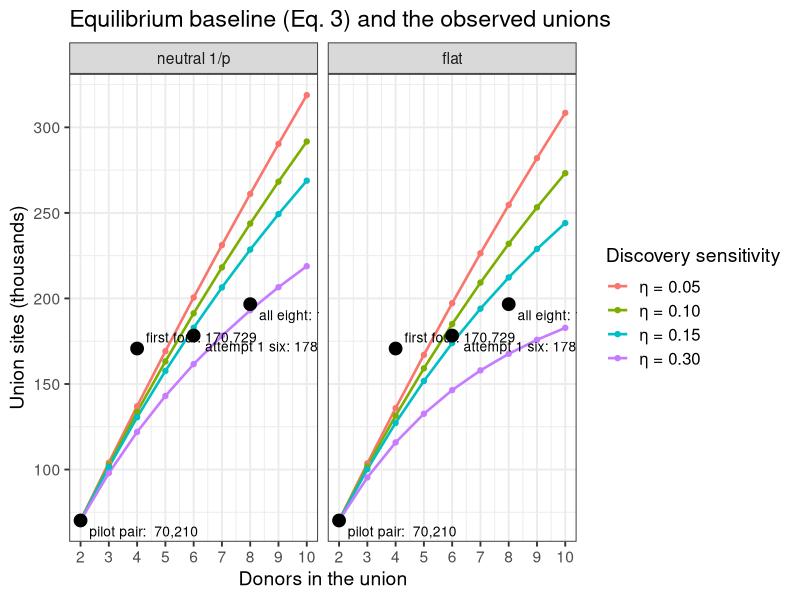
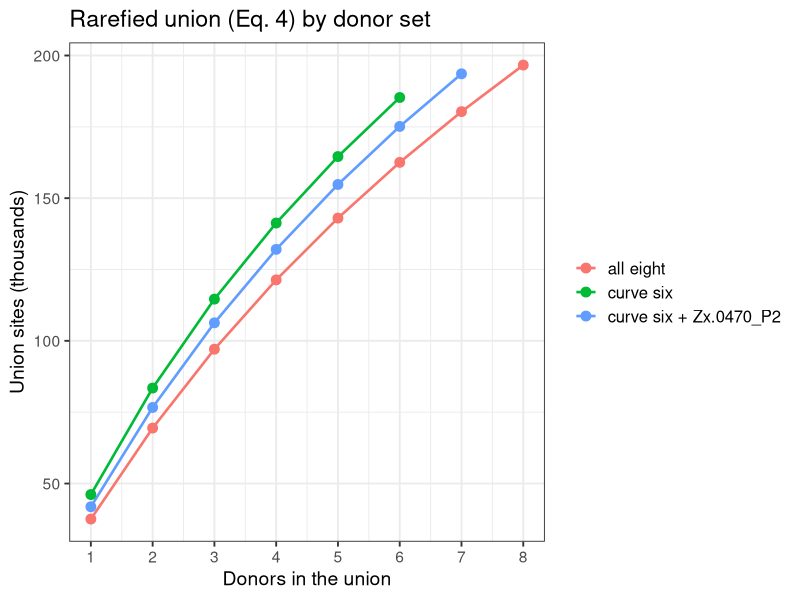
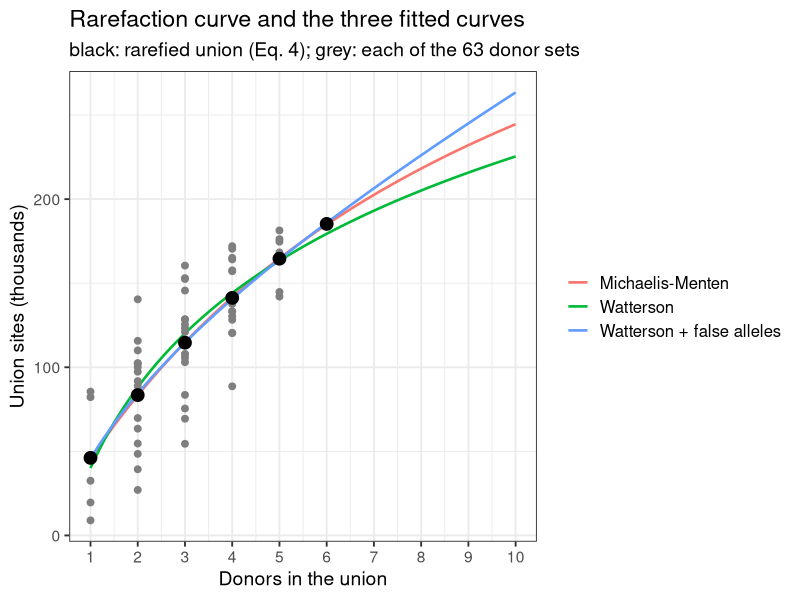
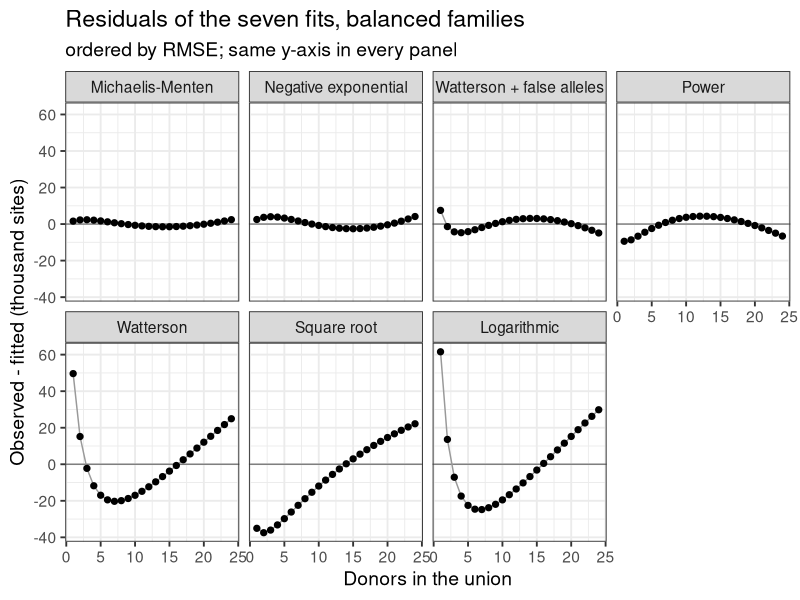
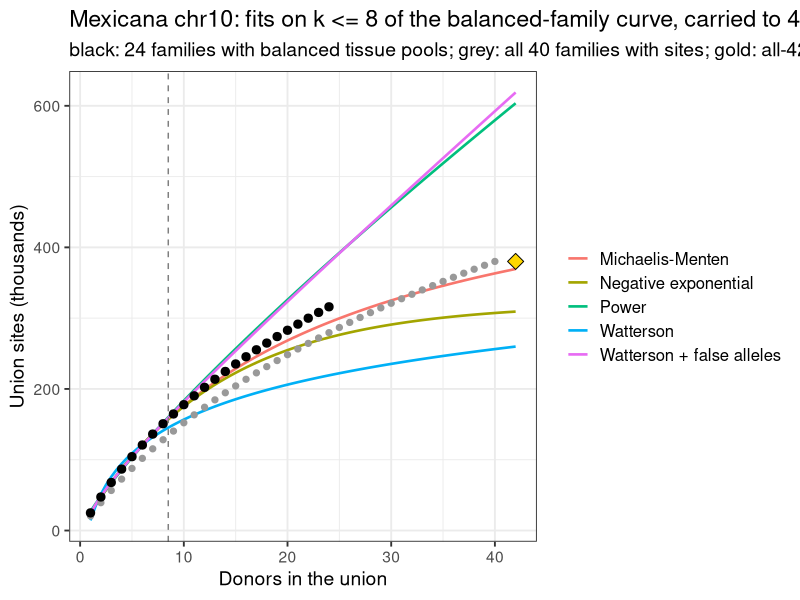
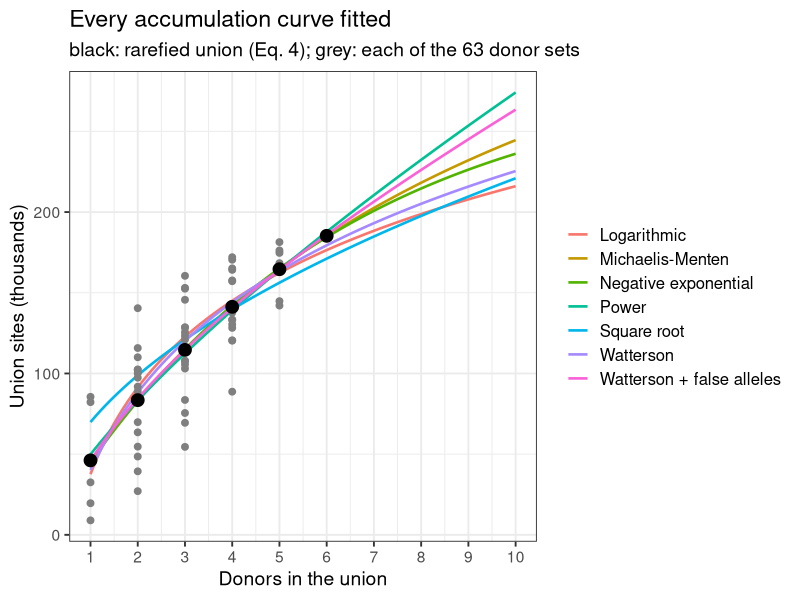

Write the R code that produced these figures, in order.
## ---- chunk 1
library(data.table)
library(ggplot2)
options(knitr.kable.NA = "")
theme_set(theme_bw(base_size = 14) + theme(legend.text = element_text(size = 12)))
## ---- chunk 2
knitr::kable(data.table(
  taxon = c("mexicana", "parviglumis", "diploperennis", "luxurians", "huehuetenangensis"),
  donors = c(43, 40, 6, 5, 2),
  `mexicana donors by race` = c("Mesa Central 21, Chalco 14, Durango 5, Nobogame 3", "", "", "", "")
))
## ---- chunk 3
chen <- data.table(
  taxon = c("mexicana", "parviglumis", "diploperennis", "perennis", "luxurians", "nicaraguensis", "huehuetenangensis"),
  accessions = c(81, 70, 20, 19, 14, 14, 5),
  snps_M = c(31.32, 41.51, 11.66, 15.29, 9.04, 7.41, 7.99),
  taxon_specific_M = c(4.26, 5.97, 1.13, 1.70, 0.48, 0.37, 0.64),
  specific_downsampled_M = c(1.82, 1.14, 1.06, 1.70, 0.58, 0.41, 1.00),
  pi = c(0.00804, 0.00847, 0.00629, 0.01038, 0.00592, 0.00543, 0.00572),
  fst_mexicana = c(NA, 0.068, 0.277, 0.277, 0.290, 0.270, 0.248),
  fst_maize = c(0.158, 0.101, 0.356, 0.354, 0.364, 0.342, 0.330)
)
knitr::kable(chen, digits = 5, col.names = c(
  "taxon", "accessions", "SNPs (M)", "taxon-specific SNPs (M)",
  "taxon-specific, downsampled (M)", "π per bp", "F_ST with mexicana",
  "F_ST with maize"
))
## ---- chunk 4
# donors in the column order of patterns_8donors.tsv
donors <- data.table(
  donor = c(
    "Zx.0540_P3", "Zx.0570_P2", "Zx.0550_P4", "Zx.0580_P2", "Zx.0500_P2", "Zx.0090_P2", "Zx.0470_P2", "Zx.0160_P2"
  ),
  race = c("Durango", "Nobogame", "Durango", "Nobogame", "Mesa Central", "Chalco", "Mesa Central", "Chalco"),
  own_sites = c(32750, 48251, 85952, 82601, 9060, 7482, 16283, 19767),
  status = c(rep("on the curve", 5), rep("off the curve", 2), "on the curve")
)
good <- which(donors$status == "on the curve")
unions <- data.table(
  set = c("pilot pair", "first four", "attempt 1 six", "all eight"),
  donors = c(2, 4, 6, 8), sites = c(70210, 170729, 178300, 196645)
)
pat <- fread("union_rarefaction/patterns_8donors.tsv",
  header = FALSE, col.names = c("pattern", "n"),
  colClasses = c("character", "numeric")
)
z <- do.call(rbind, lapply(strsplit(pat$pattern, ""), as.integer))
## ---- chunk 5
g <- (1:2000) / 2000
g1 <- head(g, -1)
spectra <- list(`neutral 1/p` = (1 / g1) / sum(1 / g1), flat = rep(1 / length(g1), length(g1)))
afs <- rbindlist(lapply(names(spectra), function(k) {
  rbindlist(lapply(c(0.05, 0.1, 0.15, 0.3), function(eta) {
    eu <- sapply(1:10, function(n) sum(spectra[[k]] * (1 - (1 - eta * g1)^n)))
    data.table(spectrum = k, eta = sprintf("η = %.2f", eta), donors = 2:10, sites = unions$sites[1] * eu[2:10] / eu[2])
  }))
}))
afs[, spectrum := factor(spectrum, levels = names(spectra))]
lab <- unions[, .(donors, sites, label = paste0(set, ": ", format(sites, big.mark = ",")), vj = c(1.6, -0.6, 1.6, 1.6))]
union_of <- function(s) unions[set == s, sites]
plot_curves <- function(curves, title, colour) {
  ggplot(curves, aes(donors, sites / 1e3, colour = eta)) +
    geom_line(linewidth = 0.9) +
    geom_point(size = 1.5) +
    geom_point(data = lab, aes(donors, sites / 1e3), inherit.aes = FALSE, size = 4, shape = 21, fill = "black") +
    geom_text(
      data = lab, aes(donors, sites / 1e3, label = label, vjust = vj), inherit.aes = FALSE, hjust = -0.08,
      size = 3.5
    ) +
    scale_x_continuous(breaks = 1:10) +
    labs(title = title, x = "Donors in the union", y = "Union sites (thousands)", colour = colour)
}
plot_curves(afs, "Equilibrium baseline (Eq. 3) and the observed unions", "Discovery sensitivity") +
  facet_wrap(~spectrum)
## ---- chunk 6
knitr::kable(donors, format.args = list(big.mark = ","), col.names = c("donor", "race", "own tier-A sites", "status"))
knitr::kable(unions, format.args = list(big.mark = ","), col.names = c("union (pipeline)", "donors", "union sites"))
pat6 <- data.table(pattern = apply(z[, good], 1, paste, collapse = ""), n = pat$n)[pattern != "000000", .(n = sum(n)),
  by = pattern
]
knitr::kable(pat6[order(-n)],
  format.args = list(big.mark = ","),
  col.names = c(paste("pattern z,", paste(donors$donor[good], collapse = " ")), "union sites")
)
## ---- chunk 7
rarefy <- function(members) {
  subsets <- unlist(lapply(seq_along(members), function(n) combn(members, n, simplify = FALSE)), recursive = FALSE)
  rbindlist(lapply(subsets, function(d) {
    data.table(
      donors = length(d), set = paste(donors$donor[d], collapse = " + "),
      sites = sum(pat$n[apply(z[, d, drop = FALSE], 1, max) == 1])
    )
  }))
}
sub_dt <- rarefy(good)
rare <- sub_dt[, .(sites = mean(sites)), by = donors]
sets <- list(`curve six` = good, `curve six + Zx.0470_P2` = c(good, 7), `all eight` = seq_len(8))
rare_sets <- rbindlist(lapply(sets, function(m) rarefy(m)[, .(sites = mean(sites)), by = donors]), idcol = "donor set")
knitr::kable(dcast(rare_sets, donors ~ `donor set`, value.var = "sites")[, c("donors", names(sets)), with = FALSE],
  digits = 0, format.args = list(big.mark = ",")
)
## ---- chunk 8
ggplot(rare_sets, aes(donors, sites / 1e3, colour = `donor set`)) +
  geom_line(linewidth = 0.9) +
  geom_point(size = 3) +
  scale_x_continuous(breaks = 1:8) +
  labs(
    title = "Rarefied union (Eq. 4) by donor set", x = "Donors in the union", y = "Union sites (thousands)",
    colour = NULL
  )
## ---- chunk 9
union_set <- function(m) sum(pat$n[apply(z[, m, drop = FALSE], 1, max) == 1])
adds <- data.table(
  set = c("curve six", "+ Zx.0470_P2", "+ Zx.0090_P2", "+ Zx.0470_P2 and Zx.0090_P2"),
  sites = c(union_set(good), union_set(c(good, 7)), union_set(c(good, 6)), union_set(c(good, 6, 7)))
)
adds[, added := sites - union_set(good)]
adds[1, added := NA]
knitr::kable(adds, format.args = list(big.mark = ","), col.names = c("union", "sites", "added to the curve six"))
## ---- chunk 10
# harmonic number H_n, continuous in n: digamma(n + 1) + Euler's gamma
harm <- function(n) digamma(n + 1) - digamma(1)
models <- list(
  `Michaelis-Menten` = list(f = sites ~ um * donors / (k + donors), start = list(um = 3e5, k = 4)),
  `Watterson + false alleles` = list(
    f = sites ~ cc + th * harm(donors) + eps * donors,
    start = list(cc = 1e4, th = 5e4, eps = 1e4)
  ),
  Watterson = list(f = sites ~ cc + th * harm(donors), start = list(cc = 1e4, th = 5e4)),
  Logarithmic = list(f = sites ~ a + b * log(donors), start = list(a = 5e4, b = 5e4)),
  Power = list(f = sites ~ a * donors^b, start = list(a = 6e4, b = 0.7)),
  `Square root` = list(f = sites ~ a * sqrt(donors), start = list(a = 6e4)),
  `Negative exponential` = list(f = sites ~ um * (1 - exp(-k * donors)), start = list(um = 3e5, k = 0.2))
)
sym <- c(cc = "c", th = "θ_η", eps = "ε_f", um = "U_∞", k = "K", a = "a", b = "b")
emp <- lapply(models, function(m) nls(m$f, data = rare, start = m$start, control = nls.control(maxiter = 500)))
emp_table <- rbindlist(lapply(names(emp), function(k) {
  cf <- coef(emp[[k]])
  data.table(
    model = k, parameters = paste(sprintf("%s = %s", sym[names(cf)], signif(cf, 3)), collapse = ", "),
    rmse = sqrt(mean(residuals(emp[[k]])^2)),
    at_10 = predict(emp[[k]], data.table(donors = 10))
  )
}))
plot_fits <- function(keep, title) {
  cv <- rbindlist(lapply(keep, function(k) {
    data.table(model = k, donors = seq(1, 10, 0.1), sites = predict(emp[[k]], data.table(donors = seq(1, 10, 0.1))))
  }))
  ggplot(cv, aes(donors, sites / 1e3, colour = model)) +
    geom_line(linewidth = 0.9) +
    geom_point(data = sub_dt, aes(donors, sites / 1e3), inherit.aes = FALSE, colour = "grey50", size = 2) +
    geom_point(data = rare, aes(donors, sites / 1e3), inherit.aes = FALSE, size = 4, shape = 21, fill = "black") +
    scale_x_continuous(breaks = 1:10) +
    labs(
      title = title, subtitle = sprintf("black: rarefied union (Eq. 4); grey: each of the %d donor sets", nrow(sub_dt)),
      x = "Donors in the union", y = "Union sites (thousands)", colour = NULL
    )
}
mm <- coef(emp$`Michaelis-Menten`)
wf <- coef(emp$`Watterson + false alleles`)
# range of the predictions at 10 donors over a group of models, in thousands
at10 <- function(keep) paste(round(range(emp_table[model %in% keep, at_10]) / 1e3), collapse = "-")
fading <- c("Logarithmic", "Negative exponential", "Watterson", "Michaelis-Menten")
lasting <- c("Watterson + false alleles", "Power")
## ---- chunk 11
wa <- coef(emp$Watterson)
wa_res <- round(residuals(emp$Watterson))
## ---- chunk 12
wf_cor <- cov2cor(vcov(emp$`Watterson + false alleles`))
wf_se <- summary(emp$`Watterson + false alleles`)$coefficients[, 2]
## ---- chunk 13
main_models <- c("Michaelis-Menten", "Watterson", "Watterson + false alleles")
plot_fits(main_models, "Rarefaction curve and the three fitted curves")
## ---- chunk 14
knitr::kable(emp_table[model %in% main_models],
  digits = 0, format.args = list(big.mark = ","),
  col.names = c("model", "fitted parameters", "RMSE (sites)", "predicted at 10 donors")
)
proj <- data.table(donors = c(5, 6, 10, 20, 43))
proj[, `:=`(
  mm = predict(emp$`Michaelis-Menten`, proj), watterson = predict(emp$Watterson, proj),
  wf = predict(emp$`Watterson + false alleles`, proj),
  wf_real = wf[["cc"]] + wf[["th"]] * harm(donors), wf_false = wf[["eps"]] * donors
)]
knitr::kable(proj,
  digits = 0, format.args = list(big.mark = ","),
  col.names = c(
    "donors", "Michaelis-Menten", "Watterson", "Watterson + false alleles",
    "of which c + θ_η H_n", "of which ε_f n"
  )
)
## ---- chunk 15
mm_real <- nls(sites ~ um * donors / (k + donors),
  data = rare[, .(donors, sites = wf[["cc"]] + wf[["th"]] * harm(donors))],
  start = list(um = 3e5, k = 4)
)
mm_split <- rbindlist(
  lapply(
    list(`full curve (real + false)` = emp$`Michaelis-Menten`, `real-allele part only` = mm_real),
    function(m) data.table(um = coef(m)[["um"]], k = coef(m)[["k"]], slope = coef(m)[["um"]] / coef(m)[["k"]])
  ),
  idcol = "fitted to"
)
knitr::kable(mm_split,
  digits = c(0, 0, 1, 0), format.args = list(big.mark = ","),
  col.names = c("Eq. 5 fitted to", "U_∞", "K", "initial gain U_∞ / K")
)
## ---- chunk 16
rare5 <- rarefy(setdiff(good, 5))[, .(sites = mean(sites)), by = donors]
emp5 <- lapply(models[main_models], function(m) {
  nls(m$f, data = rare5, start = m$start, control = nls.control(maxiter = 500))
})
check <- rbindlist(lapply(names(emp5), function(k) {
  data.table(
    model = k, at_6 = predict(emp5[[k]], data.table(donors = 6)), at_10 = predict(emp5[[k]], data.table(donors = 10)),
    at_10_six = predict(emp[[k]], data.table(donors = 10))
  )
}))
check[, observed_6 := rare[donors == 6, sites]]
knitr::kable(check[, .(model, at_6, observed_6, at_10, at_10_six)],
  digits = 0, format.args = list(big.mark = ","),
  col.names = c(
    "model", "five-donor fit at 6", "observed at 6 (curve six)", "five-donor fit at 10",
    "six-donor fit at 10"
  )
)
## ---- chunk 17
bounds <- c(`17 % (even per base)` = 0.17, `~100 % (unique sequence)` = 1)
chr10_share <- 26.1 / 367
a_hap <- sum(1 / (1:161))
own <- range(donors$own_sites[good])
til18_diffs <- 444982
theta_pi <- 0.00903 * 26.1e6
eta_lo <- own[1] / til18_diffs
eta_hi <- wf[["th"]] / theta_pi
singletons_neutral_acc <- 2 * (31316555 / a_hap) / 162
# largest share of eps_f that false calls (precision 0.97) and Chen's private SNPs (upper bounds) explain together
explained <- (0.03 * rare[donors == 1, sites] + 402200 / 2 * chr10_share * eta_hi) / wf[["eps"]]
per_donor <- rbindlist(lapply(names(bounds), function(b) {
  private_real <- 402200 / 2 * bounds[[b]] * chr10_share * c(eta_lo, eta_hi)
  data.table(
    share = b, theta_counts = 31316555 * bounds[[b]] * chr10_share / a_hap,
    real_private = paste(format(round(private_real, -1), big.mark = ","), collapse = "-"),
    real_share = paste(round(100 * private_real / wf[["eps"]]), collapse = "-")
  )
}))
## ---- chunk 18
knitr::kable(per_donor[, .(share, real_private, real_share)],
  col.names = c("Chen's SNPs in our ranges", "real private sites per donor", "share of ε_f (%)")
)
## ---- chunk 19
mx_donors <- fread("union_rarefaction/mexicana42_donors.tsv")
mx_carriers <- fread("union_rarefaction/mexicana42_carriers.tsv")
rare_exact <- function(cr) {
  n <- max(cr$carriers)
  data.table(donors = seq_len(n), sites = sapply(seq_len(n), function(k) {
    sum(cr$sites * (1 - exp(lchoose(n - cr$carriers, k) - lchoose(n, k))))
  }))
}
mx_pass <- rare_exact(mx_carriers[set == "pass"])
mx_all <- rare_exact(mx_carriers[set == "all"])
n_pass <- nrow(mx_pass)
u_all <- mx_carriers[set == "all", sum(sites)]
fit_all <- function(dt) {
  lapply(models, function(m) {
    tryCatch(nls(m$f, data = dt, start = m$start, control = nls.control(maxiter = 500)), error = function(e) NULL)
  })
}
mx_fit <- fit_all(mx_pass)
mx_fit8 <- fit_all(mx_pass[donors <= 8])
pred <- function(f, k) if (is.null(f)) NA_real_ else predict(f, data.table(donors = k))
mx_table <- rbindlist(lapply(names(models), function(k) {
  cf <- if (is.null(mx_fit[[k]])) NULL else coef(mx_fit[[k]])
  data.table(
    model = k, parameters = paste(sprintf("%s = %s", sym[names(cf)], signif(cf, 3)), collapse = ", "),
    rmse = if (is.null(mx_fit[[k]])) NA_real_ else sqrt(mean(residuals(mx_fit[[k]])^2)),
    aic = if (is.null(mx_fit[[k]])) NA_real_ else AIC(mx_fit[[k]]),
    d_aic = NA_real_,
    at_42 = pred(mx_fit[[k]], 42),
    k8_at_24 = 100 * (pred(mx_fit8[[k]], n_pass) / mx_pass[donors == n_pass, sites] - 1),
    k8_at_42 = 100 * (pred(mx_fit8[[k]], 42) / u_all - 1)
  )
}))[order(rmse)][, d_aic := aic - min(aic, na.rm = TRUE)]
## ---- chunk 20
knitr::kable(mx_table,
  digits = c(0, 0, 0, 1, 1, 0, 1, 1), format.args = list(big.mark = ","),
  col.names = c(
    "model", "parameters (balanced)", "RMSE (sites)", "AIC", "ΔAIC", "at 42 donors", "fit on k <= 8: error at 24 (%)",
    "fit on k <= 8: error at 42 (%)"
  )
)
## ---- chunk 21
mx_res <- rbindlist(lapply(names(mx_fit), function(k) {
  if (is.null(mx_fit[[k]])) {
    return(NULL)
  }
  data.table(model = k, donors = mx_pass$donors, residual = residuals(mx_fit[[k]]))
}))
mx_res[, model := factor(model, levels = mx_table$model)]
ggplot(mx_res, aes(donors, residual / 1e3)) +
  geom_hline(yintercept = 0, colour = "grey50") +
  geom_line(colour = "grey60") +
  geom_point(size = 1.8) +
  facet_wrap(~model, ncol = 4) +
  labs(
    title = "Residuals of the seven fits, balanced families", subtitle = "ordered by RMSE; same y-axis in every panel",
    x = "Donors in the union", y = "Observed - fitted (thousand sites)"
  )
## ---- chunk 22
mx_cv <- rbindlist(lapply(c("Michaelis-Menten", "Negative exponential", "Watterson + false alleles", "Power", "Watterson"),
  function(k) data.table(model = k, donors = seq(1, 42, 0.5), sites = pred(mx_fit8[[k]], seq(1, 42, 0.5)))
))
ggplot(mx_cv, aes(donors, sites / 1e3, colour = model)) +
  geom_line(linewidth = 0.9) +
  geom_vline(xintercept = 8.5, linetype = "dashed", colour = "grey50") +
  geom_point(data = mx_all, aes(donors, sites / 1e3), inherit.aes = FALSE, colour = "grey60", size = 1.8) +
  geom_point(data = mx_pass, aes(donors, sites / 1e3), inherit.aes = FALSE, size = 2.5) +
  annotate("point", x = 42, y = u_all / 1e3, shape = 23, size = 4, fill = "gold") +
  labs(
    title = "Mexicana chr10: fits on k <= 8 of the balanced-family curve, carried to 42 donors",
    subtitle = sprintf("black: %d families with balanced tissue pools; grey: all %d families with sites; gold: all-42 union",
      n_pass, nrow(mx_all)),
    x = "Donors in the union", y = "Union sites (thousands)", colour = NULL
  )
## ---- chunk 23
knitr::kable(emp_table,
  digits = 0, format.args = list(big.mark = ","),
  col.names = c("model", "fitted parameters", "RMSE (sites)", "predicted at 10 donors")
)
plot_fits(names(emp), "Every accumulation curve fitted")
## ---- chunk 24
# the four first-set donors, from their own union (job 1143239)
pat <- fread("union_rarefaction/patterns.tsv",
  header = FALSE, col.names = c("pattern", "n"),
  colClasses = c("character", "numeric")
)
z <- do.call(rbind, lapply(strsplit(pat$pattern, ""), as.integer))
p_rare <- function(zz, r, w, grid) {
  apply(zz, 1, function(zr) {
    q <- rep(1, length(grid))
    for (d in seq_along(r)) q <- q * if (zr[d] == 1) grid * r[d] else 1 - grid * r[d]
    sum(w * q)
  })
}
spectrum <- function(a) g^(a - 1) / sum(g^(a - 1))
model <- list(
  v2 = list(
    start = c(rep(-1, 4), -3, log(0.5)),
    par = function(th) list(r = plogis(th[1:4]), phi = plogis(th[5]), a = exp(th[6]), e = NA),
    pz = function(zz, m) p_rare(zz, m$r, c((1 - m$phi) * spectrum(m$a), m$phi), c(g, 1)),
    miss = function(rs, m) {
      sum(c((1 - m$phi) * spectrum(m$a), m$phi) * Reduce(`*`, lapply(rs, function(x) 1 - c(g, 1) * x)))
    }
  ),
  v3 = list(
    start = c(rep(-1, 4), -3, log(0.5), 1),
    par = function(th) list(r = plogis(th[1:4]), phi = plogis(th[5]), a = exp(th[6]), e = plogis(th[7])),
    pz = function(zz, m) {
      (1 - m$phi) * p_rare(zz, m$r, spectrum(m$a), g) +
        m$phi * apply(zz, 1, function(zr) prod(ifelse(zr == 1, m$e, 1 - m$e)))
    },
    miss = function(rs, m) {
      (1 - m$phi) * sum(spectrum(m$a) * Reduce(`*`, lapply(rs, function(x) 1 - g * x))) +
        m$phi * (1 - m$e)^length(rs)
    }
  )
)
fits <- lapply(model, function(md) {
  nll <- function(th) {
    pz <- md$pz(z, md$par(th))
    -sum(pat$n * log(pz / sum(pz)))
  }
  ft <- optim(md$start, nll, method = "BFGS", control = list(maxit = 2000))
  m <- md$par(ft$par)
  m$S <- sum(pat$n) / (1 - md$miss(m$r, m))
  m$union <- function(rs) m$S * (1 - md$miss(rs, m))
  m$fitted <- sum(pat$n) * md$pz(z, m) / sum(md$pz(z, m))
  m$loglik <- -ft$value
  m
})
par_table <- rbindlist(lapply(names(fits), function(v) {
  m <- fits[[v]]
  data.table(
    version = sub("v", "", v), r_0540 = m$r[1], r_0570 = m$r[2], r_0550 = m$r[3], r_0580 = m$r[4],
    a = m$a, phi = m$phi, e = m$e, S = round(m$S), log_lik = round(m$loglik, 1)
  )
}))
knitr::kable(par_table, digits = 3, format.args = list(big.mark = ","))
knitr::kable(
  data.table(
    pattern = pat$pattern, observed = pat$n, version_2 = round(fits$v2$fitted),
    version_3 = round(fits$v3$fitted)
  )[order(-observed)],
  format.args = list(big.mark = ","), col.names = c("pattern z", "observed", "Version 2 (B1)", "Version 3 (B3)")
)
